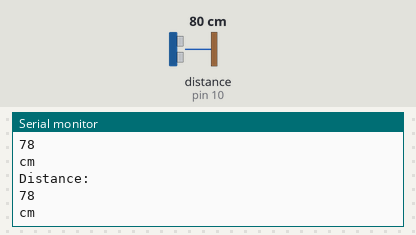
The sketch below on a simulated Arduino Uno, built with avr-gcc and run on an emulated ATmega328P. On the bench: the last lines printed to the serial monitor. Wiring (inferred from the names in the program): ultrasonic range finder: trigger pin 9; echo pin 10. The inputs (shaded band) are chosen by the test bench; at power-on: distance to the obstacle (sensor on pin 10) 80 cm. The echo pulse lasts 58.3 µs per cm.

Above: at 1.3 s.
1.4 s: distance to the obstacle (sensor on pin 10) set to 2 cm
At 1.83 s:
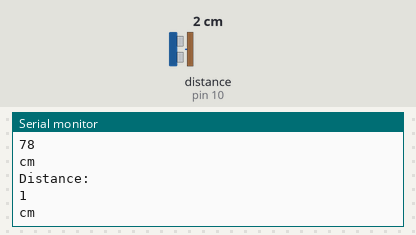
2.9 s: distance to the obstacle (sensor on pin 10) set to 4 cm
At 3.33 s:
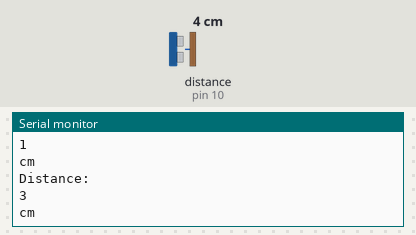
Timing chart, 0 to 5.9 s (numbered marks = the images above; inputs shaded):
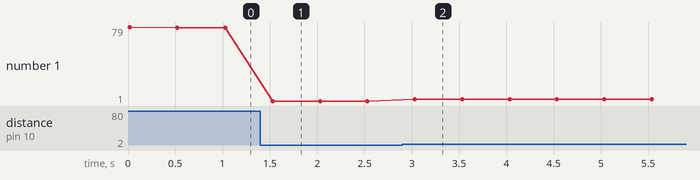

Measured:
- after the input at 1.4 s, the serial monitor: prints a new line after 0.13 s (image 1)
- after the input at 2.9 s, the serial monitor: prints a new line after 0.13 s (image 2)
- plotted number 1: 78 → 1 after the input at 1.4 s, 1 → 3 after the input at 2.9 s

The sketch:

ultrasonic.ino
```cpp
//HC SR04 sensor ultrasonic sensor works at 40 kHz freq, can sense from 2cm to 400cm, measuring angle is 15 degrees because both sensors are inclined, speed of sound is 340m/s.
int echoPin = 10;
int triggerPin = 9;

long timetofly;
long distance;

void setup() {
  pinMode(triggerPin, OUTPUT);
  pinMode(echoPin, INPUT);

  Serial.begin(9600);

}

void loop() {
  //clears the trigger pin
  digitalWrite(triggerPin, LOW);
  delayMicroseconds(2);

  // sets trigger pin on high for 10 micros
  digitalWrite(triggerPin, HIGH);
  delayMicroseconds(10);
  digitalWrite(triggerPin, LOW);

  // reads echopin and return travel time in micro sec
  timetofly = pulseIn(echoPin, HIGH);

  distance = timetofly*0.034/2;


  // output on serial monitor

  Serial.println("Distance: ");
  Serial.println(distance);
  Serial.println("cm");
  delay(500);
}
```
